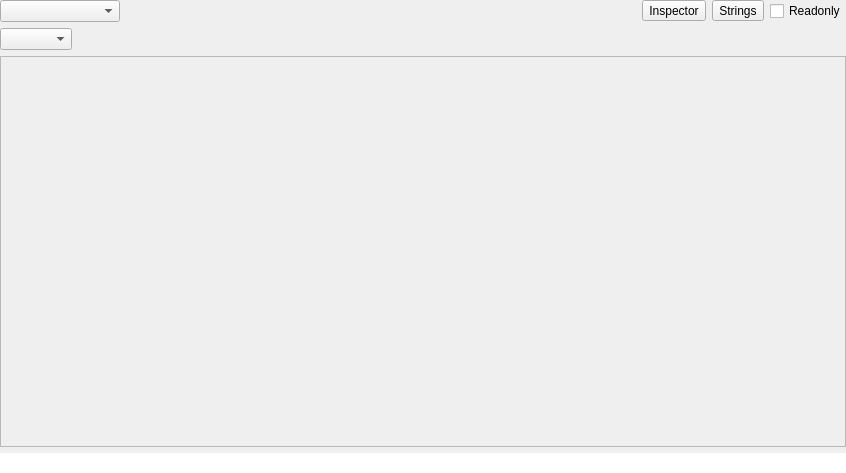
<?xml version="1.0" encoding="UTF-8"?>
<ui version="4.0">
 <class>XHexViewWidget</class>
 <widget class="QWidget" name="XHexViewWidget">
  <property name="geometry">
   <rect>
    <x>0</x>
    <y>0</y>
    <width>846</width>
    <height>473</height>
   </rect>
  </property>
  <property name="focusPolicy">
   <enum>Qt::FocusPolicy::NoFocus</enum>
  </property>
  <property name="windowTitle">
   <string>Form</string>
  </property>
  <layout class="QVBoxLayout" name="verticalLayout">
   <property name="leftMargin">
    <number>0</number>
   </property>
   <property name="topMargin">
    <number>0</number>
   </property>
   <property name="rightMargin">
    <number>0</number>
   </property>
   <property name="bottomMargin">
    <number>0</number>
   </property>
   <item>
    <layout class="QHBoxLayout" name="horizontalLayout">
     <item>
      <widget class="QComboBox" name="comboBoxType">
       <property name="minimumSize">
        <size>
         <width>120</width>
         <height>0</height>
        </size>
       </property>
      </widget>
     </item>
     <item>
      <spacer name="horizontalSpacer_3">
       <property name="orientation">
        <enum>Qt::Orientation::Horizontal</enum>
       </property>
       <property name="sizeHint" stdset="0">
        <size>
         <width>40</width>
         <height>20</height>
        </size>
       </property>
      </spacer>
     </item>
     <item>
      <widget class="QToolButton" name="toolButtonDataInspector">
       <property name="text">
        <string>Inspector</string>
       </property>
       <property name="checkable">
        <bool>false</bool>
       </property>
       <property name="checked">
        <bool>false</bool>
       </property>
      </widget>
     </item>
     <item>
      <widget class="QToolButton" name="toolButtonStrings">
       <property name="text">
        <string>Strings</string>
       </property>
      </widget>
     </item>
     <item>
      <widget class="QCheckBox" name="checkBoxReadonly">
       <property name="text">
        <string>Readonly</string>
       </property>
      </widget>
     </item>
    </layout>
   </item>
   <item>
    <layout class="QHBoxLayout" name="horizontalLayout_2">
     <item>
      <widget class="QComboBox" name="comboBoxLocationBase"/>
     </item>
     <item>
      <spacer name="horizontalSpacer">
       <property name="orientation">
        <enum>Qt::Orientation::Horizontal</enum>
       </property>
       <property name="sizeHint" stdset="0">
        <size>
         <width>40</width>
         <height>20</height>
        </size>
       </property>
      </spacer>
     </item>
    </layout>
   </item>
   <item>
    <widget class="XHexViewEx" name="scrollAreaHex">
     <property name="sizePolicy">
      <sizepolicy hsizetype="Expanding" vsizetype="Expanding">
       <horstretch>0</horstretch>
       <verstretch>0</verstretch>
      </sizepolicy>
     </property>
     <property name="focusPolicy">
      <enum>Qt::FocusPolicy::StrongFocus</enum>
     </property>
     <property name="contextMenuPolicy">
      <enum>Qt::ContextMenuPolicy::CustomContextMenu</enum>
     </property>
     <property name="widgetResizable">
      <bool>true</bool>
     </property>
    </widget>
   </item>
   <item>
    <widget class="QLineEdit" name="lineEditStatus">
     <property name="frame">
      <bool>false</bool>
     </property>
     <property name="readOnly">
      <bool>true</bool>
     </property>
    </widget>
   </item>
  </layout>
 </widget>
 <customwidgets>
  <customwidget>
   <class>XHexViewEx</class>
   <extends>QScrollArea</extends>
   <header>xhexviewex.h</header>
   <container>1</container>
  </customwidget>
 </customwidgets>
 <resources/>
 <connections/>
</ui>
